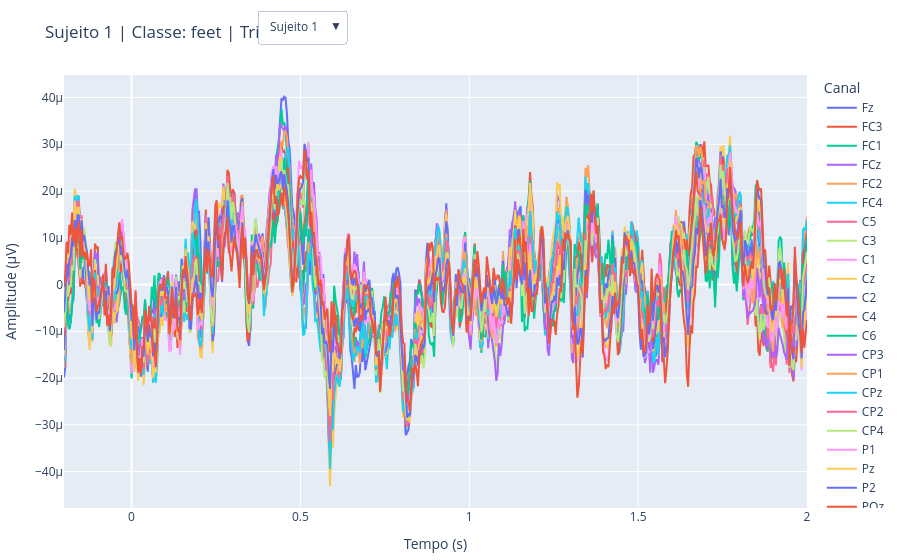

Here is the notebook cell this chart was saved with:
### Code cell
# SELECIONAR PARTICIPANTES

dataset = BNCI2014_001()
data = dataset.get_data() 

participants = list(data.keys())  # lista de IDs dos participantes

classe_alvo = None
idx = 0            # índice do trial usado para todos os participantes
ch_names = None
n_ch = None

fig = go.Figure()
traces_por_participante = []

for p_idx, participant in enumerate(participants):
    # pega a primeira sessão e o primeiro run desse participante
    session_key = list(data[participant].keys())[0]
    run_key = list(data[participant][session_key].keys())[0]
    raw = data[participant][session_key][run_key]

    events, event_id = mne.events_from_annotations(raw)
    epochs = mne.Epochs(raw, events, event_id=event_id,
                         tmin=0, tmax=4, baseline=None, preload=True)
    epochs.pick('eeg')

    if ch_names is None:
        ch_names = epochs.ch_names
        n_ch = len(ch_names)
        classe_alvo = list(event_id.keys())[0]  

    ep_classe = epochs[classe_alvo]
    trial = ep_classe[idx].get_data()[0]
    times = ep_classe.times

    inicio = len(fig.data)
    for ch_idx, ch_name in enumerate(ch_names):
        fig.add_trace(go.Scatter(
            x=times,
            y=trial[ch_idx],
            mode='lines',
            name=ch_name,
            legendgroup=f"participante_{p_idx}",
            visible=(p_idx == 0)  
        ))
    traces_por_participante.append((inicio, inicio + n_ch))


total_traces = len(fig.data)
buttons = []

for p_idx, participant in enumerate(participants):
    visible_mask = [False] * total_traces
    inicio, fim = traces_por_participante[p_idx]
    for i in range(inicio, fim):
        visible_mask[i] = True

    buttons.append(dict(
        label=f"Sujeito {participant}",
        method="update",
        args=[
            {"visible": visible_mask},
            {"title": f"Sujeito {participant} | Classe: {classe_alvo} | Trial {idx+1}"}
        ]
    ))

fig.update_layout(
    updatemenus=[
        dict(
            buttons=buttons,
            direction="down",
            showactive=True,
            x=0.26,
            xanchor="left",
            y=1.15,
            yanchor="top"
        ),
    ],
    title=f"Sujeito {participants[0]} | Classe: {classe_alvo} | Trial {idx+1}",
    xaxis_title="Tempo (s)",
    yaxis_title="Amplitude (µV)",
    margin=dict(l=10, r=10, t=60, b=10),
    legend_title="Canal"
)

fig.show()
